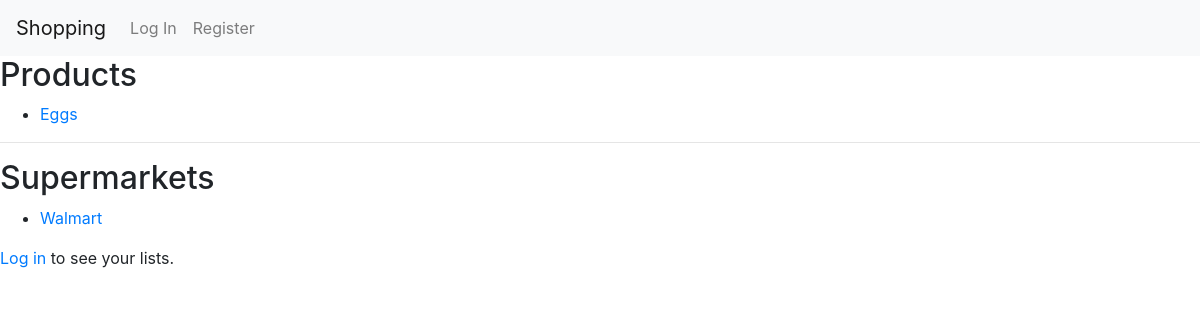
The app's page /, older data.
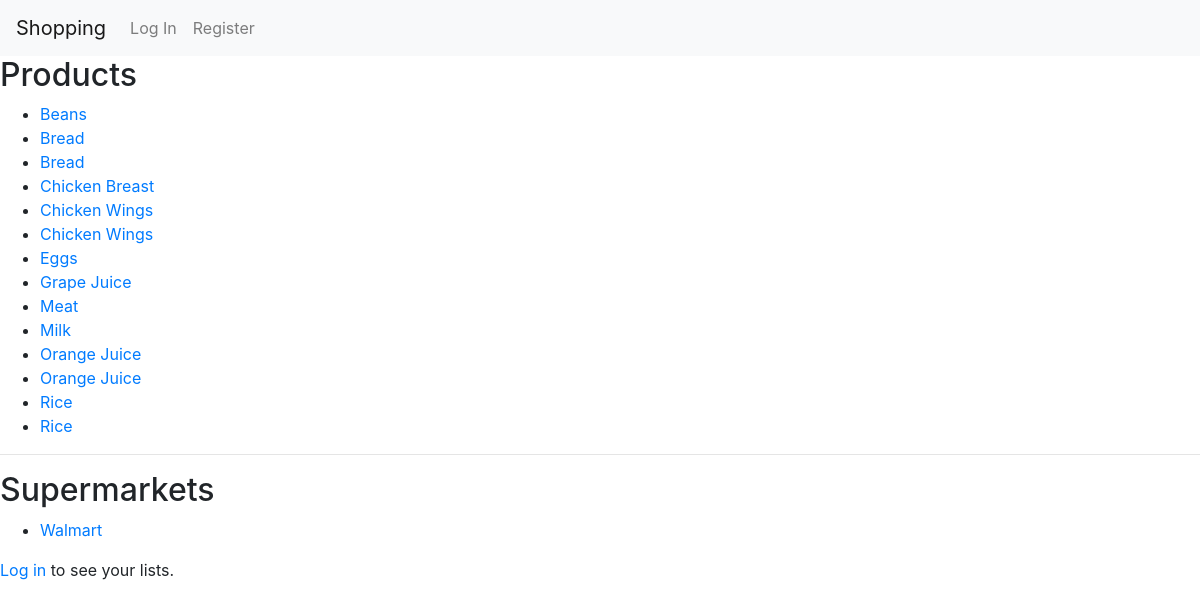
The same page, newer data.
### listsapp/models.py (models this page shows, shortened)
class Product(models.Model):
    name = models.CharField(max_length=100)
    picture = models.URLField(blank=True, null=True)
    unity = models.CharField(max_length=50)

class User(AbstractUser):
    is_supermarket = models.BooleanField(default=False)
    address = models.CharField(max_length=255, blank=True, null=True)

### listsapp/views.py (the view)
# urls.py: path("", views.index, name="index"),
def index(request):
    supermarkets = User.objects.all().filter(is_supermarket=True)
    products = Product.objects.all().order_by("name")
    listuser = None
    if request.user.is_authenticated :
        listuser = List.objects.filter(user=request.user)
    return render(request, "listsapp/index.html",{
        "supermarkets": supermarkets,
        "list": listuser,
        "products": products
    })

### listsapp/templates/listsapp/index.html (shortened to what this page needs)
{% extends "listsapp/layout.html" %}
{% block body %}
<h2>Products</h2>
<ul>
    {% for prod in products %}
        <li>
            <a href="{% url 'productpage' prod.id %}">
                {{ prod.name }}
            </a>
        </li>
    {% empty %}
        <li>No products available.</li>
    {% endfor %}
</ul>
<hr>
<h2>Supermarkets</h2>
<ul>
    {% for sup in supermarkets %}
        <li>
            <a href="{% url 'supermarketpage' sup.id %}">
                {{ sup.username }}
            </a>
        </li>
    {% empty %}
        <li>No supermarkets found.</li>
    {% endfor %}
</ul>
{% if request.user.is_authenticated%}
<hr>
{% if not request.user.is_supermarket%}
<h2>My Lists</h2>
<ul>
    {% for lst in list %}
        <li>
            <a href="{% url 'listpage' lst.id %}">
                {{ lst.name }}
            </a>
        </li>
    {% empty %}
       <a href="{% url 'userpage' %}">You have no lists, go create some</a>
    {% endfor %}
</ul>
{% endif %}
{% else %}
<p>
    <a href="{% url 'login' %}">Log in</a> to see your lists.
</p>
{% endif %}
{% endblock %}

### listsapp/templates/listsapp/layout.html (shortened to what this page needs)
<!DOCTYPE html>
<html lang="en">
    <head>
        <link rel="stylesheet" href="https://stackpath.bootstrapcdn.com/bootstrap/4.4.1/css/bootstrap.min.css">
    </head>
    <body>
        <nav class="navbar navbar-expand-lg navbar-light bg-light">
            <a class="navbar-brand" href="{% url 'index' %}">Shopping</a>
            <div>
              <ul class="navbar-nav mr-auto">
                {% if request.user.is_authenticated %}
                    <li class="nav-item">
                        <a class="nav-link" href="{% url 'logout' %}">Log Out</a>
                    </li>
                    {% if not request.user.is_supermarket%}
                    <li class="nav-item">
                        <a class="nav-link" href="{% url 'userpage' %}">My Lists</a>
                    </li>
                    {% else %}
                    <li class="nav-item">
                        <a class="nav-link" href="{% url 'supermarketpage' request.user.id %}">My Supermarket</a>
                    </li>
                    {% endif %}
                {% else %}
                    <li class="nav-item">
                        <a class="nav-link" href="{% url 'login' %}">Log In</a>
                    </li>
                    <li class="nav-item">
                        <a class="nav-link" href="{% url 'register' %}">Register</a>
                    </li>
                {% endif %}
              </ul>
            </div>
          </nav>
        <div class="body">
            {% block body %}
            {% endblock %}
        </div>
    </body>
</html>

Row changes from the older to the newer data that the page shows:
added Product: name "Beans"
added Product: name "Bread"
added Product: name "Bread"
added Product: name "Chicken Breast"
added Product: name "Chicken Wings"
added Product: name "Chicken Wings"
added Product: name "Grape Juice"
added Product: name "Meat"
added Product: name "Milk"
added Product: name "Orange Juice"
added Product: name "Orange Juice"
added Product: name "Rice"
added Product: name "Rice"
